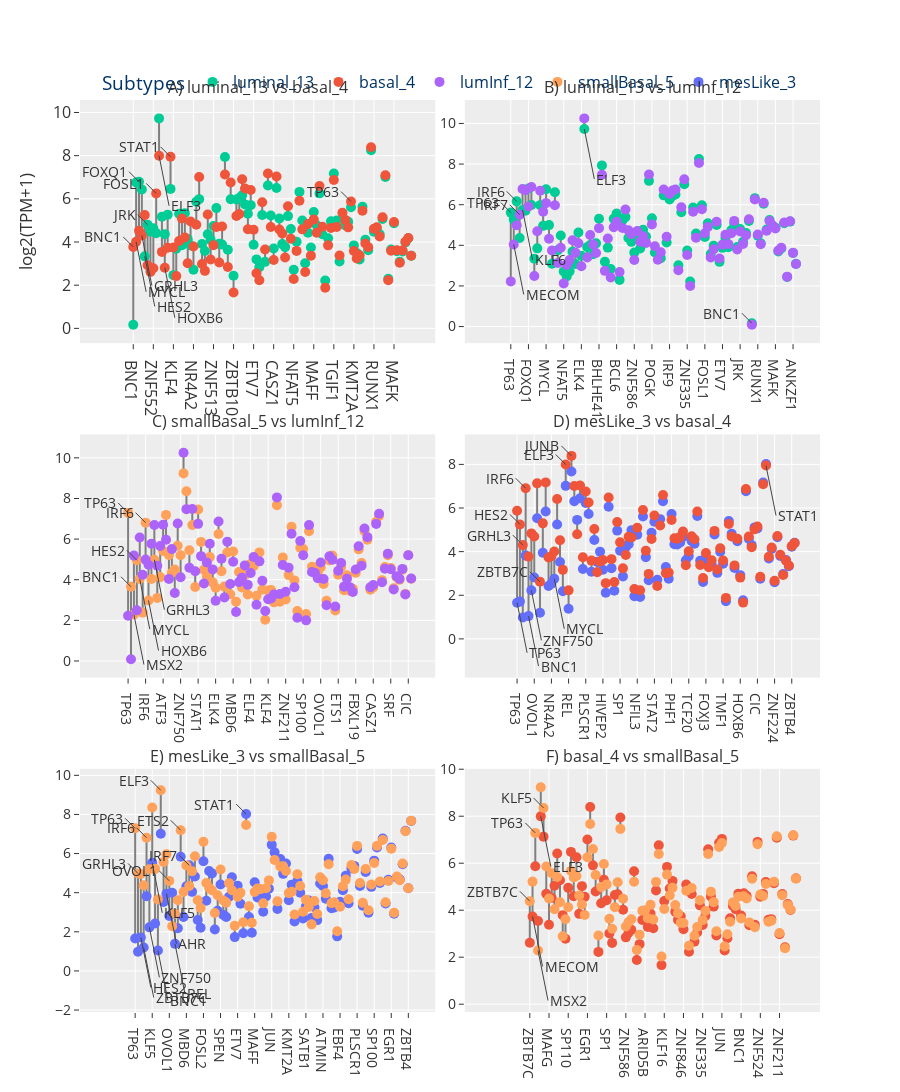

Notebook cell for this chart:
### Code cell
num_cols = 2
subplots_config = {
    "num_cols": num_cols,
    "shared_x": False,
    "shared_y": False,
    "h_spacing": 0.04,
    "v_spacing": 0.1,
    "main_title": "Gene differences",
    "height": 1800,
    "width": None,
    "y_title": None,
    "x_title": None,
    "specs": None,
}

figs, titles = [fig1, fig2, fig3, fig4, fig5, fig6], [title1, title2, title3, title4, title5, title6]
annotations = [ann1, ann2, ann3, ann4, ann5, ann6]
# annotations = []

# Defining the trace colors
traces_names = ["mesLike_3", "basal_4", "luminal_13", "lumInf_12", "smallBasal_5"]
trace_colors = {}
for idx, name in enumerate(traces_names):
    trace_colors[name] = px.colors.qualitative.Plotly[idx]

# Making sure that we only display the traces once
displayed_legends = set()
for fig in figs:
    for trace in fig.data:
        if trace.name:
            trace.update(marker=dict(color=trace_colors[trace.name]))

            # Manage legend entries
            if trace.name not in displayed_legends:
                displayed_legends.add(trace.name)
                trace.showlegend = True  # Show legend for this trace
            else:
                trace.showlegend = False  # Hide legend for this trace

fig = gh.helper_multiplots(figs, titles, subplots_config)

# Adding the annotations to the subtplots
idx_row, idx_col = 1, 1

for i, ann in enumerate(annotations):
    for idx, elem in enumerate(ann):
        fig.add_annotation(elem, row=idx_row, col=idx_col)
    if idx_col % num_cols == 0:
        idx_col = 0
        idx_row += 1
    idx_col += 1

fig.update_layout(
    height=2100,
    yaxis_title="log2(TPM+1)",
    showlegend=True,
    legend=dict(
        orientation="h",
        title="Subtypes",
        yanchor="bottom",
        y=1.0,
        xanchor="center",
        x=0.5,
        bgcolor="rgba(0,0,0,0)",
        font=dict(size=16, color="#003366"),
    ),
    #   paper_bgcolor="rgba(0,0,0,0)",
    xaxis=dict(tickfont=dict(size=16)),
    yaxis=dict(tickfont=dict(size=16),),
    font=dict(size=14),
    title="",
)
fig.show()
del fig
# save_fig(name="dumbell_sel_tfs", fig=fig, base_path=figures_path, height=1700, width=2700)

### Figure 1 — Plotly figure (JSON) as saved in the notebook; plotly's stock layout.template omitted (floating-point values rounded to 4 significant figures; data arrays with more than 128 entries replaced by an {"elided": "..."} marker saying what was removed)
{"data": [{"marker": {"color": "grey"}, "mode": "lines", "showlegend": false, "type": "scatter", "x": {"elided": "294 str values"}, "xaxis": "x", "y": {"elided": "294 float values"}, "yaxis": "y"}, {"marker": {"color": "#00CC96", "size": 10}, "mode": "markers", "name": "luminal_13", "showlegend": true, "type": "scatter", "x": ["BNC1", "MYCL", "FOXQ1", "GRHL3", "HES2", "JRK", "ZBTB7C", "ZNF552", "FOSL1", "ELF3", "MSX2", "HOXB6", "MECOM", "STAT1", "KLF4", "ZSCAN16", "BHLHE41", "NFIL3", "POGK", "SATB1", "SP110", "NR4A2", "REPIN1", "EGR1", "ZNF211", "ZNF224", "IRF7", "ZNF846", "ZNF513", "BCL6", "EBF4", "MSANTD3", "KLF5", "ZNF586", "PLSCR1", "ZBTB10", "SAFB2", "AHR", "IRF6", "KLF6", "MBD6", "ATF3", "ETV7", "LCOR", "REL", "SP100", "HIVEP1", "ETS2", "OVOL1", "CASZ1", "JUN", "ZNF524", "KLF16", "ZNF276", "STAT2", "FBXL19", "NFAT5", "ETV3", "FOSL2", "ELF4", "TRERF1", "ZNF750", "ZNF335", "MAFF", "SP1", "IRF9", "SRF", "ZXDB", "DBP", "NFATC4", "TGIF1", "MBD1", "TEAD1", "ERF", "ETS1", "SPEN", "TP63", "KMT2A", "ELK4", "MAFG", "PHF1", "FOXJ3", "ANKZF1", "JUNB", "RUNX1", "ATMIN", "ZBTB4", "CIC", "SLC2A4RG", "ZBTB21", "TMF1", "MAFK", "HIVEP2", "ZNF609", "ARID5B", "TCF20", "SKI", "DOT1L"], "xaxis": "x", "y": [0.1657, 6.758, 6.793, 6.429, 3.335, 4.799, 4.482, 4.632, 4.41, 9.725, 5.168, 4.364, 5.267, 6.459, 2.465, 3.689, 5.311, 3.85, 5.335, 4.136, 3.845, 2.719, 5.862, 5.986, 3.911, 3.586, 4.359, 4.097, 4.742, 5.57, 3.915, 3.887, 7.935, 3.642, 5.978, 2.438, 5.968, 6.042, 6.164, 5.743, 5.306, 5.707, 3.876, 3.195, 2.836, 5.248, 3.08, 6.615, 5.232, 3.701, 6.499, 5.086, 3.903, 3.764, 5.2, 4.605, 2.716, 4.012, 6.322, 4.996, 3.016, 4.432, 3.747, 5.389, 4.774, 6.253, 4.362, 2.214, 4.171, 4.957, 7.173, 4.996, 3.093, 5.081, 4.761, 4.94, 5.611, 3.844, 3.489, 3.186, 5.63, 4.105, 3.619, 8.25, 4.478, 4.576, 4.361, 5.067, 7.008, 2.297, 3.651, 4.871, 3.572, 3.088, 3.562, 3.978, 4.178, 3.369], "yaxis": "y"}, {"marker": {"color": "#EF553B", "size": 10}, "mode": "markers", "name": "basal_4", "showlegend": true, "type": "scatter", "x": ["BNC1", "MYCL", "FOXQ1", "GRHL3", "HES2", "JRK", "ZBTB7C", "ZNF552", "FOSL1", "ELF3", "MSX2", "HOXB6", "MECOM", "STAT1", "KLF4", "ZSCAN16", "BHLHE41", "NFIL3", "POGK", "SATB1", "SP110", "NR4A2", "REPIN1", "EGR1", "ZNF211", "ZNF224", "IRF7", "ZNF846", "ZNF513", "BCL6", "EBF4", "MSANTD3", "KLF5", "ZNF586", "PLSCR1", "ZBTB10", "SAFB2", "AHR", "IRF6", "KLF6", "MBD6", "ATF3", "ETV7", "LCOR", "REL", "SP100", "HIVEP1", "ETS2", "OVOL1", "CASZ1", "JUN", "ZNF524", "KLF16", "ZNF276", "STAT2", "FBXL19", "NFAT5", "ETV3", "FOSL2", "ELF4", "TRERF1", "ZNF750", "ZNF335", "MAFF", "SP1", "IRF9", "SRF", "ZXDB", "DBP", "NFATC4", "TGIF1", "MBD1", "TEAD1", "ERF", "ETS1", "SPEN", "TP63", "KMT2A", "ELK4", "MAFG", "PHF1", "FOXJ3", "ANKZF1", "JUNB", "RUNX1", "ATMIN", "ZBTB4", "CIC", "SLC2A4RG", "ZBTB21", "TMF1", "MAFK", "HIVEP2", "ZNF609", "ARID5B", "TCF20", "SKI", "DOT1L"], "xaxis": "x", "y": [3.773, 4.009, 4.521, 4.299, 5.246, 2.925, 2.617, 2.787, 6.252, 7.994, 3.542, 2.81, 3.735, 7.946, 3.742, 2.421, 4.045, 5.092, 4.206, 3.013, 4.951, 3.789, 4.799, 7.008, 2.98, 2.663, 5.272, 3.187, 3.855, 4.696, 3.053, 4.716, 7.131, 2.844, 6.759, 1.664, 5.201, 5.296, 6.907, 6.481, 4.591, 6.412, 4.567, 2.556, 2.225, 5.843, 3.656, 7.175, 4.694, 3.164, 7.035, 4.576, 4.392, 3.285, 5.659, 4.153, 2.285, 3.588, 5.908, 4.587, 2.608, 4.835, 3.368, 5.037, 4.425, 6.596, 4.705, 1.879, 3.845, 4.648, 6.87, 4.693, 3.376, 5.355, 5.024, 4.678, 5.873, 3.583, 3.233, 3.384, 5.448, 3.934, 3.763, 8.389, 4.615, 4.686, 4.26, 5.149, 7.088, 2.229, 3.595, 4.924, 3.62, 3.041, 3.608, 4.017, 4.187, 3.364], "yaxis": "y"}, {"marker": {"color": "grey"}, "mode": "lines", "showlegend": false, "type": "scatter", "x": {"elided": "294 str values"}, "xaxis": "x2", "y": {"elided": "294 float values"}, "yaxis": "y2"}, {"marker": {"color": "#00CC96", "size": 10}, "mode": "markers", "name": "luminal_13", "showlegend": false, "type": "scatter", "x": ["TP63", "MECOM", "IRF6", "IRF7", "KLF6", "ATF3", "FOXQ1", "EGR1", "HES2", "NFIL3", "PLSCR1", "NFATC4", "MYCL", "ELF4", "TEAD1", "ETS2", "ZNF276", "ZBTB7C", "NFAT5", "KLF4", "NR4A2", "ZSCAN16", "HIVEP1", "ZNF552", "ELK4", "ELF3", "ZNF211", "ETV3", "ARID5B", "ZNF846", "BHLHE41", "KLF5", "LCOR", "MSANTD3", "REL", "MBD6", "BCL6", "ZBTB21", "OVOL1", "MAFF", "HOXB6", "DBP", "ZNF586", "ZBTB4", "SP110", "ETS1", "ZNF750", "TGIF1", "POGK", "TMF1", "ZNF224", "DOT1L", "STAT1", "SATB1", "IRF9", "GRHL3", "JUN", "TRERF1", "PHF1", "SLC2A4RG", "ZNF335", "ZXDB", "REPIN1", "ATMIN", "JUNB", "SAFB2", "FOSL1", "ERF", "HIVEP2", "TCF20", "MBD1", "MAFG", "ETV7", "SRF", "KLF16", "ZNF513", "CIC", "EBF4", "JRK", "SKI", "FBXL19", "STAT2", "BNC1", "FOSL2", "RUNX1", "FOXJ3", "AHR", "SP1", "SP100", "SPEN", "MAFK", "CASZ1", "KMT2A", "ZNF524", "ZBTB10", "MSX2", "ANKZF1", "ZNF609"], "xaxis": "x2", "y": [5.611, 5.267, 6.164, 4.359, 5.743, 5.707, 6.793, 5.986, 3.335, 3.85, 5.978, 4.957, 6.758, 4.996, 3.093, 6.615, 3.764, 4.482, 2.716, 2.465, 2.719, 3.689, 3.08, 4.632, 3.489, 9.725, 3.911, 4.012, 3.562, 4.097, 5.311, 7.935, 3.195, 3.887, 2.836, 5.306, 5.57, 2.297, 5.232, 5.389, 4.364, 4.171, 3.642, 4.361, 3.845, 4.761, 4.432, 7.173, 5.335, 3.651, 3.586, 3.369, 6.459, 4.136, 6.253, 6.429, 6.499, 3.016, 5.63, 7.008, 3.747, 2.214, 5.862, 4.576, 8.25, 5.968, 4.41, 5.081, 3.572, 3.978, 4.996, 3.186, 3.876, 4.362, 3.903, 4.742, 5.067, 3.915, 4.799, 4.178, 4.605, 5.2, 0.1657, 6.322, 4.478, 4.105, 6.042, 4.774, 5.248, 4.94, 4.871, 3.701, 3.844, 5.086, 2.438, 5.168, 3.619, 3.088], "yaxis": "y2"}, {"marker": {"color": "#AB63FA", "size": 10}, "mode": "markers", "name": "lumInf_12", "showlegend": true, "type": "scatter", "x": ["TP63", "MECOM", "IRF6", "IRF7", "KLF6", "ATF3", "FOXQ1", "EGR1", "HES2", "NFIL3", "PLSCR1", "NFATC4", "MYCL", "ELF4", "TEAD1", "ETS2", "ZNF276", "ZBTB7C", "NFAT5", "KLF4", "NR4A2", "ZSCAN16", "HIVEP1", "ZNF552", "ELK4", "ELF3", "ZNF211", "ETV3", "ARID5B", "ZNF846", "BHLHE41", "KLF5", "LCOR", "MSANTD3", "REL", "MBD6", "BCL6", "ZBTB21", "OVOL1", "MAFF", "HOXB6", "DBP", "ZNF586", "ZBTB4", "SP110", "ETS1", "ZNF750", "TGIF1", "POGK", "TMF1", "ZNF224", "DOT1L", "STAT1", "SATB1", "IRF9", "GRHL3", "JUN", "TRERF1", "PHF1", "SLC2A4RG", "ZNF335", "ZXDB", "REPIN1", "ATMIN", "JUNB", "SAFB2", "FOSL1", "ERF", "HIVEP2", "TCF20", "MBD1", "MAFG", "ETV7", "SRF", "KLF16", "ZNF513", "CIC", "EBF4", "JRK", "SKI", "FBXL19", "STAT2", "BNC1", "FOSL2", "RUNX1", "FOXJ3", "AHR", "SP1", "SP100", "SPEN", "MAFK", "CASZ1", "KMT2A", "ZNF524", "ZBTB10", "MSX2", "ANKZF1", "ZNF609"], "xaxis": "x2", "y": [2.223, 4.041, 4.991, 5.507, 6.771, 6.707, 5.909, 6.868, 2.491, 4.691, 6.689, 5.657, 6.076, 4.327, 3.746, 5.971, 3.126, 3.882, 2.126, 3.037, 3.277, 4.246, 3.632, 4.103, 2.966, 10.25, 3.404, 4.508, 4.042, 3.626, 4.846, 7.474, 2.744, 4.335, 2.415, 4.886, 5.16, 2.684, 4.85, 5.767, 4.74, 4.543, 3.277, 4.706, 4.176, 4.444, 4.119, 7.483, 5.03, 3.952, 3.293, 3.66, 6.749, 4.42, 6.524, 6.694, 6.748, 2.771, 5.874, 7.248, 3.524, 2.0, 5.65, 4.378, 8.053, 5.774, 4.591, 4.903, 3.396, 3.81, 5.159, 3.349, 4.034, 4.519, 4.058, 4.595, 5.202, 3.79, 4.685, 4.07, 4.5, 5.284, 0.08774, 6.26, 4.534, 4.05, 6.095, 4.721, 5.201, 4.987, 4.825, 3.74, 3.879, 5.119, 2.458, 5.187, 3.628, 3.08], "yaxis": "y2"}, {"marker": {"color": "grey"}, "mode": "lines", "showlegend": false, "type": "scatter", "x": {"elided": "294 str values"}, "xaxis": "x3", "y": {"elided": "294 float values"}, "yaxis": "y3"}, {"marker": {"color": "#FFA15A", "size": 10}, "mode": "markers", "name": "smallBasal_5", "showlegend": true, "type": "scatter", "x": ["TP63", "BNC1", "MSX2", "HES2", "MYCL", "ZSCAN16", "IRF6", "HOXB6", "MAFF", "GRHL3", "JRK", "NFATC4", "ATF3", "ETS2", "MECOM", "IRF7", "MAFG", "KLF6", "ZNF750", "ELF3", "KLF5", "FOSL1", "TGIF1", "SATB1", "STAT1", "BCL6", "TCF20", "BHLHE41", "SAFB2", "ETV3", "ELK4", "EGR1", "POGK", "ZNF276", "PHF1", "EBF4", "MBD6", "REL", "ZBTB7C", "ZNF552", "ZBTB4", "TEAD1", "ELF4", "ZNF524", "TRERF1", "ERF", "TMF1", "ZBTB10", "KLF4", "ZNF609", "NR4A2", "JUNB", "ZNF224", "SP1", "ZNF211", "ZNF513", "FOSL2", "ANKZF1", "NFAT5", "FOXQ1", "SP100", "ZXDB", "PLSCR1", "ATMIN", "MSANTD3", "SKI", "OVOL1", "ETV7", "LCOR", "MBD1", "SPEN", "ZBTB21", "ETS1", "MAFK", "DOT1L", "FOXJ3", "ZNF846", "HIVEP2", "FBXL19", "REPIN1", "NFIL3", "IRF9", "AHR", "HIVEP1", "CASZ1", "JUN", "SLC2A4RG", "KMT2A", "DBP", "STAT2", "SRF", "ZNF335", "SP110", "ARID5B", "RUNX1", "ZNF586", "CIC", "KLF16"], "xaxis": "x3", "y": [7.29, 3.652, 2.285, 4.955, 4.031, 2.381, 6.81, 2.975, 4.038, 4.983, 3.106, 4.129, 5.416, 7.191, 5.218, 4.34, 4.499, 5.673, 5.204, 9.234, 8.352, 5.453, 6.691, 3.638, 7.459, 5.863, 4.488, 4.182, 5.113, 3.871, 3.603, 6.251, 4.421, 3.662, 5.338, 3.283, 5.391, 2.92, 4.382, 3.616, 4.226, 3.274, 4.783, 4.669, 3.214, 5.345, 3.512, 2.027, 3.467, 3.493, 2.887, 7.671, 2.912, 5.098, 3.029, 4.227, 6.608, 3.966, 2.46, 5.575, 5.514, 2.31, 6.392, 4.64, 4.596, 4.328, 4.604, 3.794, 2.96, 4.946, 5.187, 2.484, 4.246, 4.632, 3.481, 4.219, 3.458, 3.556, 4.344, 5.495, 4.825, 6.394, 5.969, 3.508, 3.616, 6.857, 7.143, 3.978, 4.629, 5.21, 4.576, 3.577, 4.125, 3.998, 4.495, 3.303, 5.209, 4.051], "yaxis": "y3"}, {"marker": {"color": "#AB63FA", "size": 10}, "mode": "markers", "name": "lumInf_12", "showlegend": false, "type": "scatter", "x": ["TP63", "BNC1", "MSX2", "HES2", "MYCL", "ZSCAN16", "IRF6", "HOXB6", "MAFF", "GRHL3", "JRK", "NFATC4", "ATF3", "ETS2", "MECOM", "IRF7", "MAFG", "KLF6", "ZNF750", "ELF3", "KLF5", "FOSL1", "TGIF1", "SATB1", "STAT1", "BCL6", "TCF20", "BHLHE41", "SAFB2", "ETV3", "ELK4", "EGR1", "POGK", "ZNF276", "PHF1", "EBF4", "MBD6", "REL", "ZBTB7C", "ZNF552", "ZBTB4", "TEAD1", "ELF4", "ZNF524", "TRERF1", "ERF", "TMF1", "ZBTB10", "KLF4", "ZNF609", "NR4A2", "JUNB", "ZNF224", "SP1", "ZNF211", "ZNF513", "FOSL2", "ANKZF1", "NFAT5", "FOXQ1", "SP100", "ZXDB", "PLSCR1", "ATMIN", "MSANTD3", "SKI", "OVOL1", "ETV7", "LCOR", "MBD1", "SPEN", "ZBTB21", "ETS1", "MAFK", "DOT1L", "FOXJ3", "ZNF846", "HIVEP2", "FBXL19", "REPIN1", "NFIL3", "IRF9", "AHR", "HIVEP1", "CASZ1", "JUN", "SLC2A4RG", "KMT2A", "DBP", "STAT2", "SRF", "ZNF335", "SP110", "ARID5B", "RUNX1", "ZNF586", "CIC", "KLF16"], "xaxis": "x3", "y": [2.223, 0.08774, 5.187, 2.491, 6.076, 4.246, 4.991, 4.74, 5.767, 6.694, 4.685, 5.657, 6.707, 5.971, 4.041, 5.507, 3.349, 6.771, 4.119, 10.25, 7.474, 4.591, 7.483, 4.42, 6.749, 5.16, 3.81, 4.846, 5.774, 4.508, 2.966, 6.868, 5.03, 3.126, 5.874, 3.79, 4.886, 2.415, 3.882, 4.103, 4.706, 3.746, 4.327, 5.119, 2.771, 4.903, 3.952, 2.458, 3.037, 3.08, 3.277, 8.053, 3.293, 4.721, 3.404, 4.595, 6.26, 3.628, 2.126, 5.909, 5.201, 2.0, 6.689, 4.378, 4.335, 4.07, 4.85, 4.034, 2.744, 5.159, 4.987, 2.684, 4.444, 4.825, 3.66, 4.05, 3.626, 3.396, 4.5, 5.65, 4.691, 6.524, 6.095, 3.632, 3.74, 6.748, 7.248, 3.879, 4.543, 5.284, 4.519, 3.524, 4.176, 4.042, 4.534, 3.277, 5.202, 4.058], "yaxis": "y3"}, {"marker": {"color": "grey"}, "mode": "lines", "showlegend": false, "type": "scatter", "x": {"elided": "294 str values"}, "xaxis": "x4", "y": {"elided": "294 float values"}, "yaxis": "y4"}, {"marker": {"color": "#636EFA", "size": 10}, "mode": "markers", "name": "mesLike_3", "showlegend": true, "type": "scatter", "x": ["TP63", "HES2", "GRHL3", "IRF6", "BNC1", "ZNF750", "OVOL1", "KLF5", "ZBTB7C", "AHR", "ETS2", "MECOM", "NR4A2", "MYCL", "ATF3", "FOXQ1", "CASZ1", "ELF3", "REL", "JUNB", "EGR1", "REPIN1", "JUN", "KLF4", "PLSCR1", "FOSL1", "ETV3", "MAFF", "EBF4", "MSX2", "HIVEP2", "LCOR", "KLF6", "HIVEP1", "TRERF1", "ERF", "SP1", "ELK4", "DBP", "ATMIN", "NFATC4", "NFAT5", "NFIL3", "ZBTB21", "FOSL2", "BHLHE41", "ZNF211", "ZNF524", "STAT2", "ZSCAN16", "SAFB2", "IRF9", "SATB1", "ZNF609", "PHF1", "RUNX1", "MBD6", "SPEN", "MAFK", "TEAD1", "TCF20", "SRF", "ETV7", "SP100", "MAFG", "ZNF552", "FOXJ3", "ZNF276", "ARID5B", "SP110", "ZNF846", "FBXL19", "TMF1", "ZXDB", "IRF7", "BCL6", "ZNF335", "ELF4", "HOXB6", "ZBTB10", "TGIF1", "MBD1", "POGK", "ETS1", "CIC", "ZNF586", "SLC2A4RG", "STAT1", "ANKZF1", "SKI", "ZNF224", "MSANTD3", "ZNF513", "JRK", "KMT2A", "DOT1L", "ZBTB4", "KLF16"], "xaxis": "x4", "y": [1.655, 1.709, 0.9819, 3.818, 1.044, 2.228, 2.813, 5.527, 1.198, 3.945, 5.84, 2.425, 2.527, 2.755, 5.242, 3.522, 2.183, 7.016, 1.384, 7.671, 6.307, 5.456, 6.451, 3.202, 6.233, 5.729, 3.081, 4.533, 3.532, 4.0, 3.171, 2.119, 6.061, 3.243, 2.21, 4.963, 4.043, 2.865, 4.206, 4.339, 4.985, 1.952, 4.774, 1.922, 5.608, 3.747, 2.685, 4.869, 5.369, 2.711, 5.489, 6.309, 3.297, 2.76, 5.723, 4.344, 4.325, 4.422, 4.674, 3.604, 3.796, 4.492, 4.36, 5.638, 3.584, 2.607, 3.757, 3.462, 3.433, 4.786, 3.027, 3.995, 3.443, 1.729, 5.4, 4.823, 3.253, 4.473, 2.922, 1.767, 6.768, 4.596, 4.297, 5.112, 5.062, 2.758, 7.165, 8.021, 3.69, 4.121, 2.597, 4.66, 3.803, 2.97, 3.615, 3.332, 4.229, 4.411], "yaxis": "y4"}, {"marker": {"color": "#EF553B", "size": 10}, "mode": "markers", "name": "basal_4", "showlegend": false, "type": "scatter", "x": ["TP63", "HES2", "GRHL3", "IRF6", "BNC1", "ZNF750", "OVOL1", "KLF5", "ZBTB7C", "AHR", "ETS2", "MECOM", "NR4A2", "MYCL", "ATF3", "FOXQ1", "CASZ1", "ELF3", "REL", "JUNB", "EGR1", "REPIN1", "JUN", "KLF4", "PLSCR1", "FOSL1", "ETV3", "MAFF", "EBF4", "MSX2", "HIVEP2", "LCOR", "KLF6", "HIVEP1", "TRERF1", "ERF", "SP1", "ELK4", "DBP", "ATMIN", "NFATC4", "NFAT5", "NFIL3", "ZBTB21", "FOSL2", "BHLHE41", "ZNF211", "ZNF524", "STAT2", "ZSCAN16", "SAFB2", "IRF9", "SATB1", "ZNF609", "PHF1", "RUNX1", "MBD6", "SPEN", "MAFK", "TEAD1", "TCF20", "SRF", "ETV7", "SP100", "MAFG", "ZNF552", "FOXJ3", "ZNF276", "ARID5B", "SP110", "ZNF846", "FBXL19", "TMF1", "ZXDB", "IRF7", "BCL6", "ZNF335", "ELF4", "HOXB6", "ZBTB10", "TGIF1", "MBD1", "POGK", "ETS1", "CIC", "ZNF586", "SLC2A4RG", "STAT1", "ANKZF1", "SKI", "ZNF224", "MSANTD3", "ZNF513", "JRK", "KMT2A", "DOT1L", "ZBTB4", "KLF16"], "xaxis": "x4", "y": [5.873, 5.246, 4.299, 6.907, 3.773, 4.835, 4.694, 7.131, 2.617, 5.296, 7.175, 3.735, 3.789, 4.009, 6.412, 4.521, 3.164, 7.994, 2.225, 8.389, 7.008, 4.799, 7.035, 3.742, 6.759, 6.252, 3.588, 5.037, 3.053, 3.542, 3.62, 2.556, 6.481, 3.656, 2.608, 5.355, 4.425, 3.233, 3.845, 4.686, 4.648, 2.285, 5.092, 2.229, 5.908, 4.045, 2.98, 4.576, 5.659, 2.421, 5.201, 6.596, 3.013, 3.041, 5.448, 4.615, 4.591, 4.678, 4.924, 3.376, 4.017, 4.705, 4.567, 5.843, 3.384, 2.787, 3.934, 3.285, 3.608, 4.951, 3.187, 4.153, 3.595, 1.879, 5.272, 4.696, 3.368, 4.587, 2.81, 1.664, 6.87, 4.693, 4.206, 5.024, 5.149, 2.844, 7.088, 7.946, 3.763, 4.187, 2.663, 4.716, 3.855, 2.925, 3.583, 3.364, 4.26, 4.392], "yaxis": "y4"}, {"marker": {"color": "grey"}, "mode": "lines", "showlegend": false, "type": "scatter", "x": {"elided": "294 str values"}, "xaxis": "x5", "y": {"elided": "294 float values"}, "yaxis": "y5"}, {"marker": {"color": "#636EFA", "size": 10}, "mode": "markers", "name": "mesLike_3", "showlegend": false, "type": "scatter", "x": ["TP63", "GRHL3", "HES2", "ZBTB7C", "IRF6", "ZNF750", "KLF5", "MECOM", "BNC1", "ELF3", "FOXQ1", "AHR", "OVOL1", "MSX2", "REL", "CASZ1", "ETS2", "MYCL", "MBD6", "IRF7", "SP1", "BCL6", "ZNF552", "TRERF1", "FOSL2", "MAFG", "ETS1", "NFATC4", "LCOR", "ETV3", "SPEN", "ELK4", "ZNF609", "TCF20", "SP110", "ZXDB", "ETV7", "ARID5B", "ZBTB21", "STAT1", "ZNF586", "NFAT5", "MAFF", "FOXJ3", "BHLHE41", "ZNF846", "ZNF513", "DBP", "JUN", "KLF6", "HIVEP2", "PHF1", "ERF", "SAFB2", "KMT2A", "KLF16", "NR4A2", "MBD1", "FBXL19", "ZNF211", "SATB1", "TEAD1", "ZSCAN16", "ZNF335", "ZNF224", "ELF4", "ATMIN", "ANKZF1", "FOSL1", "KLF4", "HIVEP1", "ZBTB10", "EBF4", "SKI", "ZNF524", "ZNF276", "ATF3", "STAT2", "PLSCR1", "RUNX1", "DOT1L", "CIC", "JRK", "POGK", "SP100", "IRF9", "SRF", "TGIF1", "TMF1", "MSANTD3", "EGR1", "HOXB6", "NFIL3", "MAFK", "REPIN1", "SLC2A4RG", "ZBTB4", "JUNB"], "xaxis": "x5", "y": [1.655, 0.9819, 1.709, 1.198, 3.818, 2.228, 5.527, 2.425, 1.044, 7.016, 3.522, 3.945, 2.813, 4.0, 1.384, 2.183, 5.84, 2.755, 4.325, 5.4, 4.043, 4.823, 2.607, 2.21, 5.608, 3.584, 5.112, 4.985, 2.119, 3.081, 4.422, 2.865, 2.76, 3.796, 4.786, 1.729, 4.36, 3.433, 1.922, 8.021, 2.758, 1.952, 4.533, 3.757, 3.747, 3.027, 3.803, 4.206, 6.451, 6.061, 3.171, 5.723, 4.963, 5.489, 3.615, 4.411, 2.527, 4.596, 3.995, 2.685, 3.297, 3.604, 2.711, 3.253, 2.597, 4.473, 4.339, 3.69, 5.729, 3.202, 3.243, 1.767, 3.532, 4.121, 4.869, 3.462, 5.242, 5.369, 6.233, 4.344, 3.332, 5.062, 2.97, 4.297, 5.638, 6.309, 4.492, 6.768, 3.443, 4.66, 6.307, 2.922, 4.774, 4.674, 5.456, 7.165, 4.229, 7.671], "yaxis": "y5"}, {"marker": {"color": "#FFA15A", "size": 10}, "mode": "markers", "name": "smallBasal_5", "showlegend": false, "type": "scatter", "x": ["TP63", "GRHL3", "HES2", "ZBTB7C", "IRF6", "ZNF750", "KLF5", "MECOM", "BNC1", "ELF3", "FOXQ1", "AHR", "OVOL1", "MSX2", "REL", "CASZ1", "ETS2", "MYCL", "MBD6", "IRF7", "SP1", "BCL6", "ZNF552", "TRERF1", "FOSL2", "MAFG", "ETS1", "NFATC4", "LCOR", "ETV3", "SPEN", "ELK4", "ZNF609", "TCF20", "SP110", "ZXDB", "ETV7", "ARID5B", "ZBTB21", "STAT1", "ZNF586", "NFAT5", "MAFF", "FOXJ3", "BHLHE41", "ZNF846", "ZNF513", "DBP", "JUN", "KLF6", "HIVEP2", "PHF1", "ERF", "SAFB2", "KMT2A", "KLF16", "NR4A2", "MBD1", "FBXL19", "ZNF211", "SATB1", "TEAD1", "ZSCAN16", "ZNF335", "ZNF224", "ELF4", "ATMIN", "ANKZF1", "FOSL1", "KLF4", "HIVEP1", "ZBTB10", "EBF4", "SKI", "ZNF524", "ZNF276", "ATF3", "STAT2", "PLSCR1", "RUNX1", "DOT1L", "CIC", "JRK", "POGK", "SP100", "IRF9", "SRF", "TGIF1", "TMF1", "MSANTD3", "EGR1", "HOXB6", "NFIL3", "MAFK", "REPIN1", "SLC2A4RG", "ZBTB4", "JUNB"], "xaxis": "x5", "y": [7.29, 4.983, 4.955, 4.382, 6.81, 5.204, 8.352, 5.218, 3.652, 9.234, 5.575, 5.969, 4.604, 2.285, 2.92, 3.616, 7.191, 4.031, 5.391, 4.34, 5.098, 5.863, 3.616, 3.214, 6.608, 4.499, 4.246, 4.129, 2.96, 3.871, 5.187, 3.603, 3.493, 4.488, 4.125, 2.31, 3.794, 3.998, 2.484, 7.459, 3.303, 2.46, 4.038, 4.219, 4.182, 3.458, 4.227, 4.629, 6.857, 5.673, 3.556, 5.338, 5.345, 5.113, 3.978, 4.051, 2.887, 4.946, 4.344, 3.029, 3.638, 3.274, 2.381, 3.577, 2.912, 4.783, 4.64, 3.966, 5.453, 3.467, 3.508, 2.027, 3.283, 4.328, 4.669, 3.662, 5.416, 5.21, 6.392, 4.495, 3.481, 5.209, 3.106, 4.421, 5.514, 6.394, 4.576, 6.691, 3.512, 4.596, 6.251, 2.975, 4.825, 4.632, 5.495, 7.143, 4.226, 7.671], "yaxis": "y5"}, {"marker": {"color": "grey"}, "mode": "lines", "showlegend": false, "type": "scatter", "x": {"elided": "294 str values"}, "xaxis": "x6", "y": {"elided": "294 float values"}, "yaxis": "y6"}, {"marker": {"color": "#EF553B", "size": 10}, "mode": "markers", "name": "basal_4", "showlegend": false, "type": "scatter", "x": ["ZBTB7C", "MECOM", "TP63", "MSX2", "ELF3", "KLF5", "BCL6", "MAFG", "FOXQ1", "MAFF", "ATF3", "IRF7", "NR4A2", "ZNF552", "SP110", "KLF6", "MBD6", "FOSL1", "DBP", "ETS1", "ETV7", "EGR1", "JUNB", "FOSL2", "REPIN1", "REL", "GRHL3", "AHR", "SP1", "SATB1", "TRERF1", "NFATC4", "SPEN", "STAT1", "TCF20", "ZNF586", "ZNF609", "CASZ1", "STAT2", "ZXDB", "LCOR", "KMT2A", "ARID5B", "ZNF276", "ZNF513", "ELK4", "ZNF750", "PLSCR1", "ZBTB10", "KLF16", "SP100", "MAFK", "HES2", "FOXJ3", "ETV3", "KLF4", "ZNF846", "NFIL3", "ZBTB21", "MBD1", "ZNF224", "EBF4", "POGK", "ZNF335", "ANKZF1", "IRF9", "ELF4", "FBXL19", "JRK", "TGIF1", "JUN", "NFAT5", "HOXB6", "HIVEP1", "SKI", "BHLHE41", "SRF", "BNC1", "MSANTD3", "RUNX1", "DOT1L", "PHF1", "TEAD1", "IRF6", "ZNF524", "OVOL1", "SAFB2", "TMF1", "HIVEP2", "CIC", "SLC2A4RG", "ZNF211", "ATMIN", "ZSCAN16", "ZBTB4", "MYCL", "ETS2", "ERF"], "xaxis": "x6", "y": [2.617, 3.735, 5.873, 3.542, 7.994, 7.131, 4.696, 3.384, 4.521, 5.037, 6.412, 5.272, 3.789, 2.787, 4.951, 6.481, 4.591, 6.252, 3.845, 5.024, 4.567, 7.008, 8.389, 5.908, 4.799, 2.225, 4.299, 5.296, 4.425, 3.013, 2.608, 4.648, 4.678, 7.946, 4.017, 2.844, 3.041, 3.164, 5.659, 1.879, 2.556, 3.583, 3.608, 3.285, 3.855, 3.233, 4.835, 6.759, 1.664, 4.392, 5.843, 4.924, 5.246, 3.934, 3.588, 3.742, 3.187, 5.092, 2.229, 4.693, 2.663, 3.053, 4.206, 3.368, 3.763, 6.596, 4.587, 4.153, 2.925, 6.87, 7.035, 2.285, 2.81, 3.656, 4.187, 4.045, 4.705, 3.773, 4.716, 4.615, 3.364, 5.448, 3.376, 6.907, 4.576, 4.694, 5.201, 3.595, 3.62, 5.149, 7.088, 2.98, 4.686, 2.421, 4.26, 4.009, 7.175, 5.355], "yaxis": "y6"}, {"marker": {"color": "#FFA15A", "size": 10}, "mode": "markers", "name": "smallBasal_5", "showlegend": false, "type": "scatter", "x": ["ZBTB7C", "MECOM", "TP63", "MSX2", "ELF3", "KLF5", "BCL6", "MAFG", "FOXQ1", "MAFF", "ATF3", "IRF7", "NR4A2", "ZNF552", "SP110", "KLF6", "MBD6", "FOSL1", "DBP", "ETS1", "ETV7", "EGR1", "JUNB", "FOSL2", "REPIN1", "REL", "GRHL3", "AHR", "SP1", "SATB1", "TRERF1", "NFATC4", "SPEN", "STAT1", "TCF20", "ZNF586", "ZNF609", "CASZ1", "STAT2", "ZXDB", "LCOR", "KMT2A", "ARID5B", "ZNF276", "ZNF513", "ELK4", "ZNF750", "PLSCR1", "ZBTB10", "KLF16", "SP100", "MAFK", "HES2", "FOXJ3", "ETV3", "KLF4", "ZNF846", "NFIL3", "ZBTB21", "MBD1", "ZNF224", "EBF4", "POGK", "ZNF335", "ANKZF1", "IRF9", "ELF4", "FBXL19", "JRK", "TGIF1", "JUN", "NFAT5", "HOXB6", "HIVEP1", "SKI", "BHLHE41", "SRF", "BNC1", "MSANTD3", "RUNX1", "DOT1L", "PHF1", "TEAD1", "IRF6", "ZNF524", "OVOL1", "SAFB2", "TMF1", "HIVEP2", "CIC", "SLC2A4RG", "ZNF211", "ATMIN", "ZSCAN16", "ZBTB4", "MYCL", "ETS2", "ERF"], "xaxis": "x6", "y": [4.382, 5.218, 7.29, 2.285, 9.234, 8.352, 5.863, 4.499, 5.575, 4.038, 5.416, 4.34, 2.887, 3.616, 4.125, 5.673, 5.391, 5.453, 4.629, 4.246, 3.794, 6.251, 7.671, 6.608, 5.495, 2.92, 4.983, 5.969, 5.098, 3.638, 3.214, 4.129, 5.187, 7.459, 4.488, 3.303, 3.493, 3.616, 5.21, 2.31, 2.96, 3.978, 3.998, 3.662, 4.227, 3.603, 5.204, 6.392, 2.027, 4.051, 5.514, 4.632, 4.955, 4.219, 3.871, 3.467, 3.458, 4.825, 2.484, 4.946, 2.912, 3.283, 4.421, 3.577, 3.966, 6.394, 4.783, 4.344, 3.106, 6.691, 6.857, 2.46, 2.975, 3.508, 4.328, 4.182, 4.576, 3.652, 4.596, 4.495, 3.481, 5.338, 3.274, 6.81, 4.669, 4.604, 5.113, 3.512, 3.556, 5.209, 7.143, 3.029, 4.64, 2.381, 4.226, 4.031, 7.191, 5.345], "yaxis": "y6"}], "layout": {"annotations": [{"font": {"size": 16}, "showarrow": false, "text": "A) luminal_13 vs basal_4", "x": 0.24, "xanchor": "center", "xref": "paper", "y": 1, "yanchor": "bottom", "yref": "paper"}, {"font": {"size": 16}, "showarrow": false, "text": "B) luminal_13 vs lumInf_12", "x": 0.76, "xanchor": "center", "xref": "paper", "y": 1, "yanchor": "bottom", "yref": "paper"}, {"font": {"size": 16}, "showarrow": false, "text": "C) smallBasal_5 vs lumInf_12", "x": 0.24, "xanchor": "center", "xref": "paper", "y": 0.6333, "yanchor": "bottom", "yref": "paper"}, {"font": {"size": 16}, "showarrow": false, "text": "D) mesLike_3 vs basal_4", "x": 0.76, "xanchor": "center", "xref": "paper", "y": 0.6333, "yanchor": "bottom", "yref": "paper"}, {"font": {"size": 16}, "showarrow": false, "text": "E) mesLike_3 vs smallBasal_5", "x": 0.24, "xanchor": "center", "xref": "paper", "y": 0.2667, "yanchor": "bottom", "yref": "paper"}, {"font": {"size": 16}, "showarrow": false, "text": "F) basal_4 vs smallBasal_5", "x": 0.76, "xanchor": "center", "xref": "paper", "y": 0.2667, "yanchor": "bottom", "yref": "paper"}, {"ax": -10, "ay": -10, "showarrow": true, "text": "JRK", "x": "JRK", "xanchor": "right", "xref": "x", "y": 4.799, "yref": "y"}, {"ax": 10, "ay": 50, "showarrow": true, "text": "HES2", "x": "HES2", "xanchor": "left", "xref": "x", "y": 3.335, "yref": "y"}, {"ax": -10, "ay": -10, "showarrow": true, "text": "BNC1", "x": "BNC1", "xanchor": "right", "xref": "x", "y": 3.773, "yref": "y"}, {"ax": 10, "ay": 50, "showarrow": true, "text": "ELF3", "x": "ELF3", "xanchor": "left", "xref": "x", "y": 7.994, "yref": "y"}, {"ax": -10, "ay": -10, "showarrow": true, "text": "FOSL1", "x": "FOSL1", "xanchor": "right", "xref": "x", "y": 6.252, "yref": "y"}, {"ax": 10, "ay": 50, "showarrow": true, "text": "MYCL", "x": "MYCL", "xanchor": "left", "xref": "x", "y": 4.009, "yref": "y"}, {"ax": -10, "ay": -10, "showarrow": true, "text": "FOXQ1", "x": "FOXQ1", "xanchor": "right", "xref": "x", "y": 6.793, "yref": "y"}, {"ax": 10, "ay": 50, "showarrow": true, "text": "GRHL3", "x": "GRHL3", "xanchor": "left", "xref": "x", "y": 4.299, "yref": "y"}, {"ax": -10, "ay": -10, "showarrow": true, "text": "STAT1", "x": "STAT1", "xanchor": "right", "xref": "x", "y": 7.946, "yref": "y"}, {"ax": 10, "ay": 50, "showarrow": true, "text": "HOXB6", "x": "HOXB6", "xanchor": "left", "xref": "x", "y": 2.81, "yref": "y"}, {"ax": -10, "ay": -10, "showarrow": true, "text": "TP63", "x": "TP63", "xanchor": "right", "xref": "x", "y": 5.873, "yref": "y"}, {"ax": -10, "ay": -10, "showarrow": true, "text": "TP63", "x": "TP63", "xanchor": "right", "xref": "x2", "y": 5.611, "yref": "y2"}, {"ax": 10, "ay": 50, "showarrow": true, "text": "MECOM", "x": "MECOM", "xanchor": "left", "xref": "x2", "y": 4.041, "yref": "y2"}, {"ax": -10, "ay": -10, "showarrow": true, "text": "IRF6", "x": "IRF6", "xanchor": "right", "xref": "x2", "y": 6.164, "yref": "y2"}, {"ax": 10, "ay": 50, "showarrow": true, "text": "KLF6", "x": "KLF6", "xanchor": "left", "xref": "x2", "y": 5.743, "yref": "y2"}, {"ax": -10, "ay": -10, "showarrow": true, "text": "IRF7", "x": "IRF7", "xanchor": "right", "xref": "x2", "y": 5.507, "yref": "y2"}, {"ax": 10, "ay": 50, "showarrow": true, "text": "ELF3", "x": "ELF3", "xanchor": "left", "xref": "x2", "y": 9.725, "yref": "y2"}, {"ax": -10, "ay": -10, "showarrow": true, "text": "BNC1", "x": "BNC1", "xanchor": "right", "xref": "x2", "y": 0.1657, "yref": "y2"}, {"ax": -10, "ay": -10, "showarrow": true, "text": "TP63", "x": "TP63", "xanchor": "right", "xref": "x3", "y": 7.29, "yref": "y3"}, {"ax": 10, "ay": 50, "showarrow": true, "text": "MYCL", "x": "MYCL", "xanchor": "left", "xref": "x3", "y": 4.031, "yref": "y3"}, {"ax": -10, "ay": -10, "showarrow": true, "text": "BNC1", "x": "BNC1", "xanchor": "right", "xref": "x3", "y": 3.652, "yref": "y3"}, {"ax": 10, "ay": 50, "showarrow": true, "text": "GRHL3", "x": "GRHL3", "xanchor": "left", "xref": "x3", "y": 4.983, "yref": "y3"}, {"ax": -10, "ay": -10, "showarrow": true, "text": "HES2", "x": "HES2", "xanchor": "right", "xref": "x3", "y": 4.955, "yref": "y3"}, {"ax": 10, "ay": 50, "showarrow": true, "text": "MSX2", "x": "MSX2", "xanchor": "left", "xref": "x3", "y": 2.285, "yref": "y3"}, {"ax": -10, "ay": -10, "showarrow": true, "text": "IRF6", "x": "IRF6", "xanchor": "right", "xref": "x3", "y": 6.81, "yref": "y3"}, {"ax": 10, "ay": 50, "showarrow": true, "text": "HOXB6", "x": "HOXB6", "xanchor": "left", "xref": "x3", "y": 2.975, "yref": "y3"}, {"ax": -10, "ay": -10, "showarrow": true, "text": "GRHL3", "x": "GRHL3", "xanchor": "right", "xref": "x4", "y": 4.299, "yref": "y4"}, {"ax": 10, "ay": 50, "showarrow": true, "text": "BNC1", "x": "BNC1", "xanchor": "left", "xref": "x4", "y": 1.044, "yref": "y4"}, {"ax": -10, "ay": -10, "showarrow": true, "text": "ELF3", "x": "ELF3", "xanchor": "right", "xref": "x4", "y": 7.994, "yref": "y4"}, {"ax": 10, "ay": 50, "showarrow": true, "text": "MYCL", "x": "MYCL", "xanchor": "left", "xref": "x4", "y": 2.755, "yref": "y4"}, {"ax": -10, "ay": -10, "showarrow": true, "text": "HES2", "x": "HES2", "xanchor": "right", "xref": "x4", "y": 5.246, "yref": "y4"}, {"ax": 10, "ay": 50, "showarrow": true, "text": "TP63", "x": "TP63", "xanchor": "left", "xref": "x4", "y": 1.655, "yref": "y4"}, {"ax": -10, "ay": -10, "showarrow": true, "text": "IRF6", "x": "IRF6", "xanchor": "right", "xref": "x4", "y": 6.907, "yref": "y4"}, {"ax": 10, "ay": 50, "showarrow": true, "text": "STAT1", "x": "STAT1", "xanchor": "left", "xref": "x4", "y": 7.946, "yref": "y4"}, {"ax": -10, "ay": -10, "showarrow": true, "text": "ZBTB7C", "x": "ZBTB7C", "xanchor": "right", "xref": "x4", "y": 2.617, "yref": "y4"}, {"ax": 10, "ay": 50, "showarrow": true, "text": "ZNF750", "x": "ZNF750", "xanchor": "left", "xref": "x4", "y": 2.228, "yref": "y4"}, {"ax": -10, "ay": -10, "showarrow": true, "text": "JUNB", "x": "JUNB", "xanchor": "right", "xref": "x4", "y": 8.389, "yref": "y4"}, {"ax": -10, "ay": -10, "showarrow": true, "text": "TP63", "x": "TP63", "xanchor": "right", "xref": "x5", "y": 7.29, "yref": "y5"}, {"ax": 10, "ay": 50, "showarrow": true, "text": "HES2", "x": "HES2", "xanchor": "left", "xref": "x5", "y": 1.709, "yref": "y5"}, {"ax": -10, "ay": -10, "showarrow": true, "text": "GRHL3", "x": "GRHL3", "xanchor": "right", "xref": "x5", "y": 4.983, "yref": "y5"}, {"ax": 10, "ay": 50, "showarrow": true, "text": "BNC1", "x": "BNC1", "xanchor": "left", "xref": "x5", "y": 1.044, "yref": "y5"}, {"ax": -10, "ay": -10, "showarrow": true, "text": "IRF6", "x": "IRF6", "xanchor": "right", "xref": "x5", "y": 6.81, "yref": "y5"}, {"ax": 10, "ay": 50, "showarrow": true, "text": "ZNF750", "x": "ZNF750", "xanchor": "left", "xref": "x5", "y": 2.228, "yref": "y5"}, {"ax": -10, "ay": -10, "showarrow": true, "text": "OVOL1", "x": "OVOL1", "xanchor": "right", "xref": "x5", "y": 4.604, "yref": "y5"}, {"ax": 10, "ay": 50, "showarrow": true, "text": "KLF5", "x": "KLF5", "xanchor": "left", "xref": "x5", "y": 5.527, "yref": "y5"}, {"ax": -10, "ay": -10, "showarrow": true, "text": "ETS2", "x": "ETS2", "xanchor": "right", "xref": "x5", "y": 7.191, "yref": "y5"}, {"ax": 10, "ay": 50, "showarrow": true, "text": "AHR", "x": "AHR", "xanchor": "left", "xref": "x5", "y": 3.945, "yref": "y5"}, {"ax": -10, "ay": -10, "showarrow": true, "text": "STAT1", "x": "STAT1", "xanchor": "right", "xref": "x5", "y": 8.021, "yref": "y5"}, {"ax": 10, "ay": 50, "showarrow": true, "text": "ZBTB7C", "x": "ZBTB7C", "xanchor": "left", "xref": "x5", "y": 1.198, "yref": "y5"}, {"ax": -10, "ay": -10, "showarrow": true, "text": "ELF3", "x": "ELF3", "xanchor": "right", "xref": "x5", "y": 9.234, "yref": "y5"}, {"ax": 10, "ay": 50, "showarrow": true, "text": "REL", "x": "REL", "xanchor": "left", "xref": "x5", "y": 1.384, "yref": "y5"}, {"ax": -10, "ay": -10, "showarrow": true, "text": "IRF7", "x": "IRF7", "xanchor": "right", "xref": "x5", "y": 5.4, "yref": "y5"}, {"ax": -10, "ay": -10, "showarrow": true, "text": "ZBTB7C", "x": "ZBTB7C", "xanchor": "right", "xref": "x6", "y": 4.382, "yref": "y6"}, {"ax": 10, "ay": 50, "showarrow": true, "text": "MECOM", "x": "MECOM", "xanchor": "left", "xref": "x6", "y": 3.735, "yref": "y6"}, {"ax": -10, "ay": -10, "showarrow": true, "text": "TP63", "x": "TP63", "xanchor": "right", "xref": "x6", "y": 7.29, "yref": "y6"}, {"ax": 10, "ay": 50, "showarrow": true, "text": "ELF3", "x": "ELF3", "xanchor": "left", "xref": "x6", "y": 7.994, "yref": "y6"}, {"ax": -10, "ay": -10, "showarrow": true, "text": "KLF5", "x": "KLF5", "xanchor": "right", "xref": "x6", "y": 8.352, "yref": "y6"}, {"ax": 10, "ay": 50, "showarrow": true, "text": "MSX2", "x": "MSX2", "xanchor": "left", "xref": "x6", "y": 2.285, "yref": "y6"}], "font": {"size": 14}, "height": 2100, "legend": {"bgcolor": "rgba(0,0,0,0)", "font": {"color": "#003366", "size": 16}, "orientation": "h", "title": {"text": "Subtypes"}, "x": 0.5, "xanchor": "center", "y": 1, "yanchor": "bottom"}, "showlegend": true, "title": {"text": ""}, "xaxis": {"anchor": "y", "domain": [0, 0.48], "tickfont": {"size": 16}}, "xaxis2": {"anchor": "y2", "domain": [0.52, 1]}, "xaxis3": {"anchor": "y3", "domain": [0, 0.48]}, "xaxis4": {"anchor": "y4", "domain": [0.52, 1]}, "xaxis5": {"anchor": "y5", "domain": [0, 0.48]}, "xaxis6": {"anchor": "y6", "domain": [0.52, 1]}, "yaxis": {"anchor": "x", "domain": [0.7333, 1], "tickfont": {"size": 16}, "title": {"text": "log2(TPM+1)"}}, "yaxis2": {"anchor": "x2", "domain": [0.7333, 1]}, "yaxis3": {"anchor": "x3", "domain": [0.3667, 0.6333]}, "yaxis4": {"anchor": "x4", "domain": [0.3667, 0.6333]}, "yaxis5": {"anchor": "x5", "domain": [0, 0.2667]}, "yaxis6": {"anchor": "x6", "domain": [0, 0.2667]}}}
